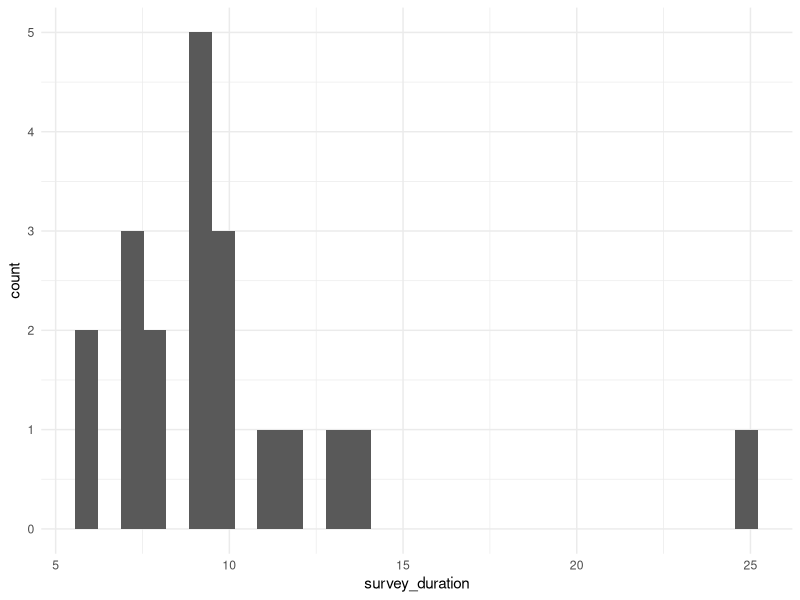

The R script that drew this image: (Note: this script raises an error after producing the figure.)
## ---- chunk 1
library(tidyverse)
library(GGally)
library(skimr)

data_pilot01 <- 
  read_delim("Data/TextViz.csv", delim = ";")|> 
  # compute survey duration
  mutate(survey_duration = dmy_hm(ended) - dmy_hm(created)) |> 
  # rename true effect sizes
  mutate(text_effect_size_1 = effect_size_7,
         text_effect_size_2 = effect_size_8,
         text_effect_size_3 = effect_size_9,
         text_effect_size_4 = effect_size_10,
         text_effect_size_5 = effect_size_11,
         text_effect_size_6 = effect_size_12,
         plot_effect_size_1 = effect_size_1,
         plot_effect_size_2 = effect_size_2,
         plot_effect_size_3 = effect_size_3,
         plot_effect_size_4 = effect_size_4,
         plot_effect_size_5 = effect_size_5,
         plot_effect_size_6 = effect_size_6) |> 
  # deselect old true effect size variables
  select(-starts_with("effect_size_"))

glimpse(data_pilot01)
skimr::skim(data_pilot01)
## ---- chunk 2
data_pilot01  |> 
  ggplot(aes(survey_duration)) +
  geom_histogram() +
  theme_minimal()
## ---- chunk 3
data_pilot01 |> 
  select(attention_check_1a, attention_check_1b,
         check_graph2, check_test, check_text2) |> 
  skim()
## ---- chunk 4
data_maxlong <- 
  data_pilot01 |> 
  select(session,
         starts_with("plot_"),
         starts_with("text_")) |> 
  pivot_longer(cols = -session,
               names_to = "variable",
               values_to = "value") |> 
  mutate(stimulus_type = str_sub(variable, 1, 4),
         nth_stimulus_per_type = str_sub(variable, -2, -1),
         nth_stimulus_per_type = case_when(nth_stimulus_per_type == "_1" ~ 1,
                                           nth_stimulus_per_type == "_2" ~ 2,
                                           nth_stimulus_per_type == "_3" ~ 3,
                                           nth_stimulus_per_type == "_4" ~ 4,
                                           nth_stimulus_per_type == "_5" ~ 5,
                                           nth_stimulus_per_type == "_6" ~ 6,
                                           nth_stimulus_per_type == "_7" ~ 7,
                                           nth_stimulus_per_type == "_8" ~ 8,
                                           nth_stimulus_per_type == "_9" ~ 9,
                                           nth_stimulus_per_type == "10" ~ 10,
                                           nth_stimulus_per_type == "11" ~ 11,
                                           nth_stimulus_per_type == "12" ~ 12), 
         measurement = case_when(str_detect(variable, "accuracy") ~ "probability_of_sup",
                                 str_detect(variable, "effect_size") ~ "effect_size",
                                 str_detect(variable, "informativity") ~ "informativity",
                                 str_detect(variable, "relevance") ~ "relevance",
                                 str_detect(variable, "informativity") ~ "informativity",
                                 str_detect(variable, "difficulty") ~ "difficulty",
                                 str_detect(variable, "informativity") ~ "informativity",
                                 T ~ "Attention: Error in Code"))

data_long <- 
  data_maxlong |> 
  select(-variable) |> 
  pivot_wider(id_cols = c(session, stimulus_type, nth_stimulus_per_type),
              names_from = measurement,
              values_from = value) 

skim(data_long)  
## ---- chunk 5
# reminder to myself: AltGr + greater symbol = pipe operator
# not yet finished, tbd


# Optional: Reshape the data back to wide format if necessary
wide_data <- data_maxlong %>%
  pivot_wider(
    names_from = variable.names("plot_accuracy_1"),
    values_from = value
  )


# Reshape the data to long format
long_data <- data %>%
  pivot_longer(
    cols = starts_with("plot_effect_size_"),
    names_to = "effect_size_variable",
    values_to = "effect_size_value"
  )

# Apply case_when() to the new effect_size_value column
long_data <- long_data %>%
  mutate(
    new_variable = case_when(
      effect_size_value >= 0.9 | effect_size_value <= -0.9 ~ "ValueFor±0.9",
      effect_size_value >= 0.5 | effect_size_value <= -0.5 ~ "ValueFor±0.5",
      effect_size_value >= 0.2 | effect_size_value <= -0.2 ~ "ValueFor±0.2",
      TRUE ~ "Default"
    )
  )



selected_rows <- data_maxlong |>
  select(-session,-stimulus_type,-nth_stimulus_per_type,-measurement) |>
  filter(variable %in% c("plot_accuracy_1", "plot_accuracy_2", "plot_accuracy_3","plot_accuracy_4","plot_accuracy_5","plot_accuracy_6", "plot_effect_size_1", "plot_effect_size_2", "plot_effect_size_3", "plot_effect_size_4", "plot_effect_size_5", "plot_effect_size_6"))

# Create a new column "new_column" based on a condition

love_r <- selected_rows %>%
  mutate(effect_size = ifelse(variable %in% c("plot_effect_size_1", "plot_effect_size_2", "plot_effect_size_3","plot_effect_size_4", "plot_effect_size_5", "plot_effect_size_6"), value, NA)) |>
  select(-starts_with("plot_effect_size_"))



correlation_accuracy <- data_maxlong |>
  select(starts_with("plot_accuracy_"))

print(correlation_accuracy)

transformed_es <- data_maxlong |>
  mutate(pos_es = case_when(
    plot_effect_size_ >= 0.8 | plot_effect_size <= -0.8 ~ "71.4",
    plot_effect_size_ >= 0.5 | plot_effect_size <= -0.5 ~ "63.8",
    plot_effect_size_ >= 0.2 | plot_effect_size <= -0.2 ~ "55.6",
    TRUE ~ "Attention: Error in Code"  
  ))


# Extract columns that start with "plot_accuracy" and "plot_effect_size"
plot_accuracy_columns <- data |>select(starts_with("plot_accuracy"))
plot_effect_size_columns <- data |> select(starts_with("plot_effect_size"))

# Combine all plot_accuracy and plot_effect_size data into single vectors
plot_accuracy <- unlist(plot_accuracy_columns, use.names = FALSE)
plot_effect_size <- unlist(plot_effect_size_columns, use.names = FALSE)

# Compute Pearson's r correlation
correlation_result <- cor(plot_accuracy, plot_effect_size, method = "pearson")

# Print the result
print(correlation_result)



## ---- chunk 6

overall_mean_informativity_plot <- data_maxlong |>  filter(str_detect(variable, "^plot_perceived_informativity_")) |>  summarize(mean_value = mean(value, na.rm = TRUE))

overall_mean_informativity_text <- data_maxlong |>  filter(str_detect(variable, "^text_perceived_informativity_")) |>  summarize(mean_value = mean(value, na.rm = TRUE))

# Create a data frame with the summary statistics

summary_data <- data.frame( Variable = c("Plot Informativity", "Text Informativity"), Mean_Value = c( overall_mean_informativity_plot$mean_value,  overall_mean_informativity_text$mean_value ) )

# Create a horizontal bar plot with values on the x-axis

ggplot(summary_data, aes(x = Mean_Value, y = Variable, fill = Variable)) + geom_bar(stat = "identity") + labs(title = "Mean Values by Variable and Aspect", x = "Mean Value") + theme_minimal() + theme(axis.text.y = element_text(hjust = 0))

## ---- chunk 7

overall_mean_difficulty_plot <- data_maxlong |>  filter(str_detect(variable, "^plot_perceived_difficulty_")) |>  summarize(mean_value = mean(value, na.rm = TRUE))

overall_mean_difficulty_text <- data_maxlong |>  filter(str_detect(variable, "^text_perceived_difficulty_")) |>  summarize(mean_value = mean(value, na.rm = TRUE))

# Create a data frame with the summary statistics

summary_data_difficulty <- data.frame( Variable = c("Plot Difficulty", "Text Difficulty"), Mean_Value = c( overall_mean_difficulty_plot$mean_value,  overall_mean_difficulty_text$mean_value ) )

# Create a horizontal bar plot with values on the x-axis

ggplot(summary_data_difficulty, aes(x = Mean_Value, y = Variable, fill = Variable)) + geom_bar(stat = "identity") + labs(title = "Average Values", x = "Perceived Difficulty") + theme_minimal() + theme(axis.text.y = element_text(hjust = 0))

